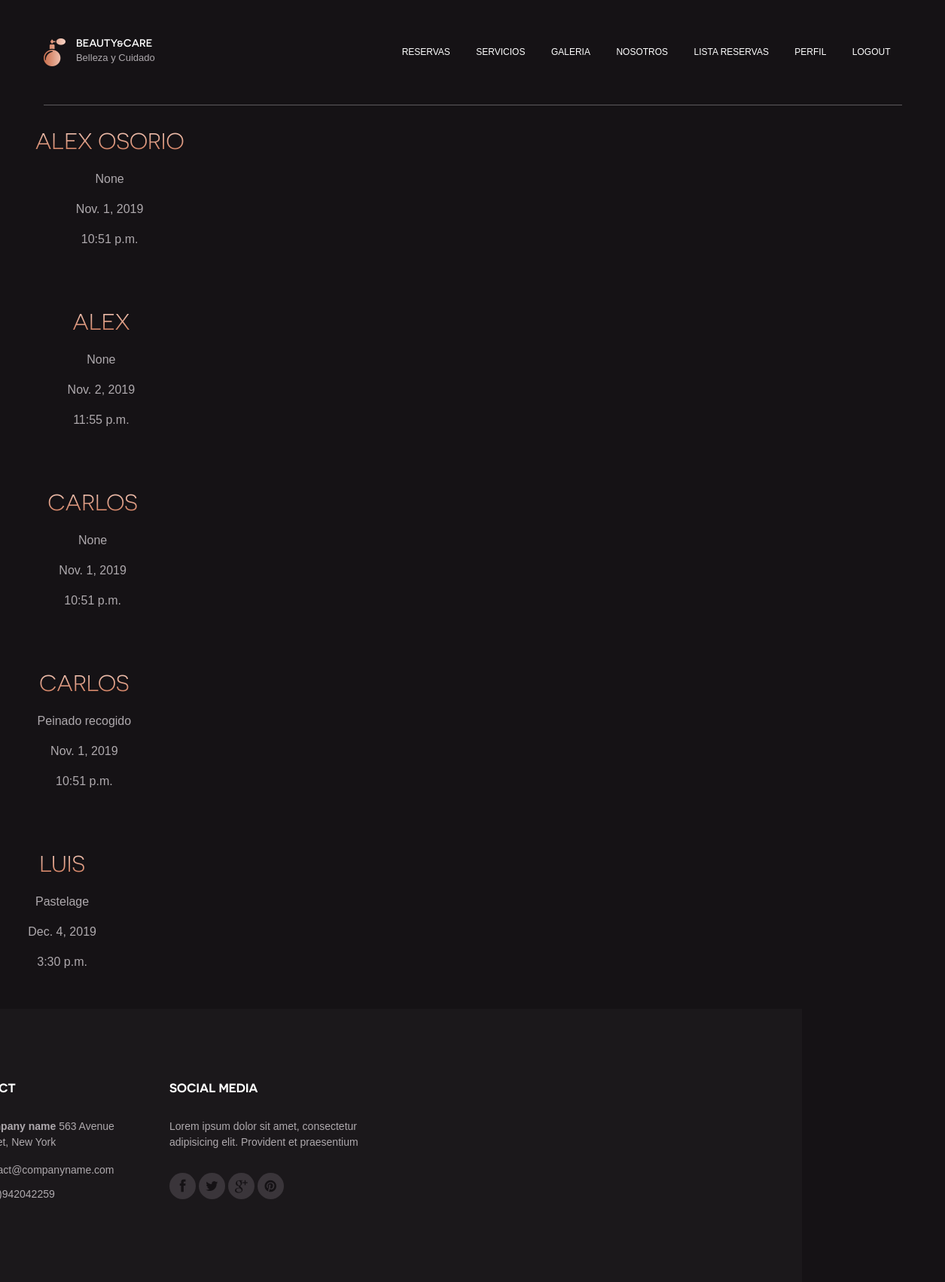
Page /reservas/listaReservas/ (signed in) on the earlier database version.
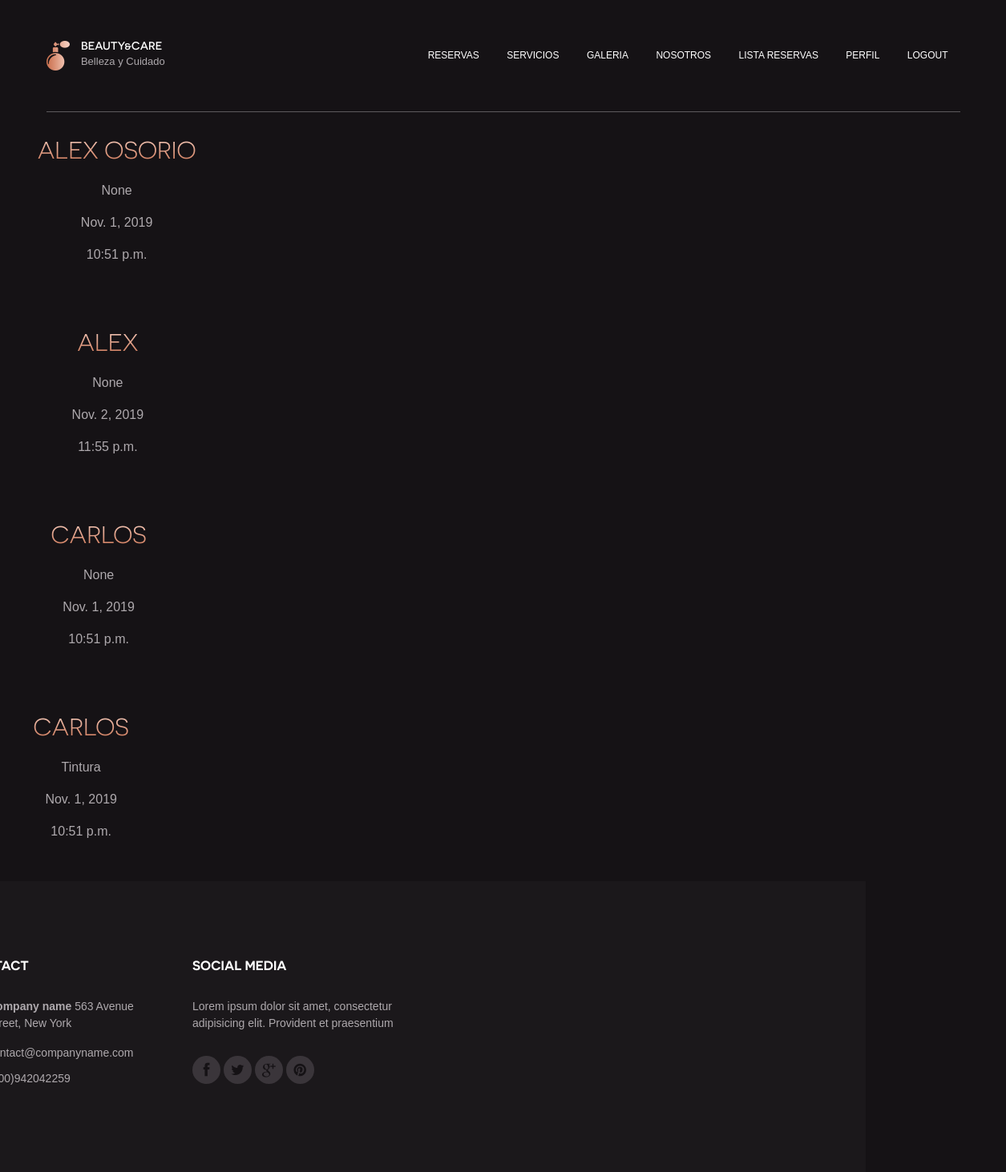
Same page on the later database version.
### reservas/models.py (models this page shows, shortened)
class Reservas(models.Model):
    nombre = models.CharField(max_length=50)
    email = models.EmailField()
    telefono = models.IntegerField()
    fecha = models.DateField()
    hora = models.TimeField()
    servicio = models.ForeignKey(Servicios , on_delete=models.SET_NULL , null=True)
    class Meta:
        permissions = (
            ('gerente',_('Es gerente')),
            ('cliente',_('Es cliente')),
        )

### servicios/models.py (models this page shows, shortened)
class Servicios(models.Model):
    nombre = models.CharField(max_length=50)
    descripcion = models.TextField(max_length=500)
    categoria = models.ForeignKey('Categoria' , on_delete=models.SET_NULL , null=True)
    precio = models.IntegerField()
    imagen = models.ImageField(upload_to='servicios/')
    slug = models.SlugField(blank=True , null=True)
    class Meta:
        verbose_name = 'servicio'
        verbose_name_plural = 'servicios'
    def __str__(self):
        return self.nombre

### reservas/views.py (the view)
# urls.py: path('listaReservas/' , lista_reserva),
def lista_reserva(request):
    user = request.user
    if user.has_perm('reservas.gerente'):
        lista_reserva = Reservas.objects.all()
        context = {
            'lista_reserva' : lista_reserva ,
            }
        return render(request , 'Reservas/lista_reservas.html' , context)
    else:
        return render(request , 'Home.html')

### reservas/templates/Reservas/lista_reservas.html
{% extends 'base.html' %}
{% load static %}
{% block body %}
    {% for reserva in lista_reserva %}
        <div class="row">
			<div class="col-md-3">
				<div class="feature">
					<h3 class="feature-title"> <a href=""> {{reserva.nombre}}</a></h3>
					<p>{{reserva.servicio}} </p>
					<p>{{reserva.fecha}} </p>
					<p>{{reserva.hora}} </p>
				</div>
			</div>
    {% endfor %}
{% endblock body %}

Differences in the rows shown:
removed Reservas: nombre "LUIS", servicio "Pastelage", fecha "Dec. 4, 2019", hora "3:30 p.m."
changed through a linked row, Reservas: servicio "Peinado recogido" → "Tintura"
